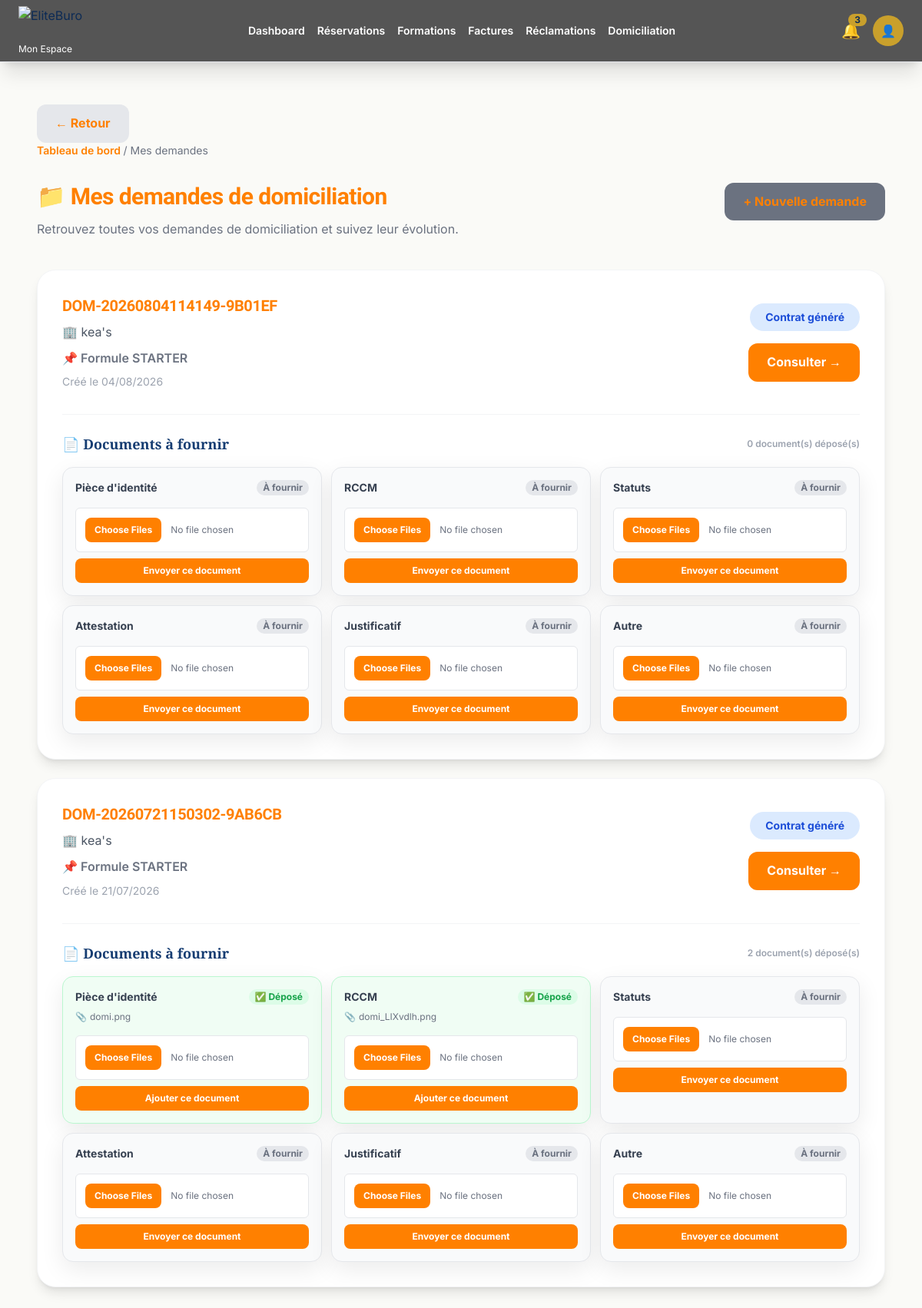
Screenshot of /domiciliation/history/ (signed in) with the database file from the repository.
### domiciliation/models.py (models this page shows, shortened)
class DomiciliationRequest(models.Model):
    class Status(models.TextChoices):
        BROUILLON = "Brouillon", "Brouillon"
        EN_ATTENTE = "En attente", "En attente"
        DOCUMENTS_REÇUS = "Documents reçus", "Documents reçus"
        EN_VÉRIFICATION = "En vérification", "En vérification"
        CONTRAT_GÉNÉRÉ = "Contrat généré", "Contrat généré"
        CONTRAT_ENVOYÉ = "Contrat envoyé", "Contrat envoyé"
        SIGNATURE_EN_ATTENTE = "Signature en attente", "Signature en attente"
        PAIEMENT_EN_ATTENTE = "Paiement en attente", "Paiement en attente"
        ACTIVE = "Active", "Active"
        REFUSÉE = "Refusée", "Refusée"
        EXPIRÉE = "Expirée", "Expirée"
        RÉSILIÉE = "Résiliée", "Résiliée"
    class Meta:
        verbose_name = "Demande de domiciliation"
        verbose_name_plural = "Demandes de domiciliation"
        indexes = [
            models.Index(fields=["statut"]),
            models.Index(fields=["date_fin"]),
            models.Index(fields=["entreprise"]),
            models.Index(fields=["utilisateur"]),
        ]
        ordering = ["-date_creation"]
    class TypeDemande(models.TextChoices):
        DOMICILIATION = "DOMICILIATION", "Domiciliation simple"
        ENTREPRISE_INDIVIDUELLE = "EI", "Entreprise Individuelle"
        SARL = "SARL", "SARL"
        SARLU = "SARLU", "SARLU"
        SAS = "SAS", "SAS"
        SASU = "SASU", "SASU"
        ONG = "ONG", "ONG"
        STARTUP = "STARTUP", "Startup"
        SCI = "SCI", "SCI"
        ASSOCIATION = "ASSOCIATION", "Association"
        FONDATION = "FONDATION", "Fondation"
        SCOOP = "SCOOP", "SCOOP"
    type_demande = models.CharField(
        max_length=50,
        choices=TypeDemande.choices,
        default=TypeDemande.DOMICILIATION
    )
    id = models.UUIDField(primary_key=True, default=uuid.uuid4, editable=False)
    utilisateur = models.ForeignKey(
        settings.AUTH_USER_MODEL,
        on_delete=models.CASCADE,
        related_name="domiciliation_requests",
    )
    entreprise = models.ForeignKey(
        "accounts.Company",
        on_delete=models.CASCADE,
        related_name="domiciliation_requests",
        help_text="Entreprise concernée par la domiciliation",
    )
    formule = models.ForeignKey(
        DomiciliationPlan,
        on_delete=models.PROTECT,
        related_name="domiciliation_requests",
    )
    numero_demande = models.CharField(max_length=60, unique=True, db_index=True)
    statut = models.CharField(max_length=64, choices=Status.choices, default=Status.BROUILLON)
    date_debut = models.DateField(null=True, blank=True)
    date_fin = models.DateField(null=True, blank=True)
    adresse_domiciliation = models.TextField()
    observations = models.TextField(blank=True)
    date_creation = models.DateTimeField(auto_now_add=True, db_index=True)
    derniere_modification = models.DateTimeField(auto_now=True)

class DomiciliationPlan(models.Model):
    class Meta:
        verbose_name = "Formule de domiciliation"
        verbose_name_plural = "Formules de domiciliation"
        ordering = ["ordre"]
        indexes = [
            models.Index(fields=["slug"]),
            models.Index(fields=["actif"]),
        ]
    nom = models.CharField(max_length=200)
    slug = models.SlugField(max_length=220, unique=True)
    description = models.TextField()
    prix = models.DecimalField(
        max_digits=12,
        decimal_places=2,
        validators=[MinValueValidator(0)],
    )
    durée = models.PositiveIntegerField(help_text="Durée en mois")
    avantages = models.TextField(help_text="Liste des avantages, séparés par des retours à la ligne")
    actif = models.BooleanField(default=True)
    ordre = models.PositiveIntegerField(default=0, db_index=True, help_text="Ordre d’affichage")

class DomiciliationDocument(models.Model):
    class Type(models.TextChoices):
        PIECE_IDENTITE = "Pièce d'identité", "Pièce d'identité"
        RCCM = "RCCM", "RCCM"
        STATUTS = "Statuts", "Statuts"
        ATTESTATION = "Attestation", "Attestation"
        JUSTIFICATIF = "Justificatif", "Justificatif"
        AUTRE = "Autre", "Autre"
    class Meta:
        verbose_name = "Document de domiciliation"
        verbose_name_plural = "Documents de domiciliation"
        indexes = [
            models.Index(fields=["demande"]),
            models.Index(fields=["type"]),
            models.Index(fields=["validé"]),
        ]
        constraints = [
            models.UniqueConstraint(fields=["demande", "type"], name="uniq_document_type_per_request"),
        ]
    id = models.UUIDField(primary_key=True, default=uuid.uuid4, editable=False)
    demande = models.ForeignKey(
        DomiciliationRequest,
        on_delete=models.CASCADE,
        related_name="documents",
    )
    type = models.CharField(max_length=64, choices=Type.choices)
    fichier = models.FileField(upload_to="domiciliation/documents/%Y/%m/%d/", max_length=500)
    validé = models.BooleanField(default=False, db_index=True)
    commentaire = models.TextField(blank=True)
    created_at = models.DateTimeField(auto_now_add=True)

### accounts/models.py (models this page shows, shortened)
class Company(models.Model):
    id = models.UUIDField(
        primary_key=True,
        default=uuid.uuid4,
        editable=False
    )
    owner = models.ForeignKey(
        settings.AUTH_USER_MODEL,
        on_delete=models.CASCADE,
        related_name="companies"
    )
    company_name = models.CharField(
        max_length=255
    )
    legal_form = models.CharField(
        max_length=100,
        blank=True
    )
    registration_number = models.CharField(
        max_length=100,
        blank=True
    )
    tax_number = models.CharField(
        max_length=100,
        blank=True
    )
    phone = models.CharField(
        max_length=20,
        blank=True
    )
    email = models.EmailField(
        blank=True
    )
    website = models.URLField(
        blank=True
    )
    description = models.TextField(
        blank=True
    )
    logo = models.ImageField(
        upload_to="companies/logo/",
        blank=True,
        null=True
    )
    created_at = models.DateTimeField(auto_now_add=True)
    updated_at = models.DateTimeField(auto_now=True)
    class Meta:
        ordering = ["company_name"]

### domiciliation/views.py (the view)
# urls.py: path("history/", views.history_list, name="history_list"),
@login_required
def history_list(request: HttpRequest) -> HttpResponse:
    demandes = (
        DomiciliationRequest.objects.filter(utilisateur=request.user)
        .select_related("entreprise", "formule")
        .prefetch_related("documents")
        .order_by("-date_creation")
    )
    document_types = DomiciliationDocument.Type.choices
    return render(
        request,
        "domiciliation/history.html",
        {
            "demandes": demandes,
            "document_types": document_types,
        },
    )

### templates/domiciliation/history.html (shortened to what this page needs)
{% extends 'dashboard/base_member.html' %}
{% load static %}
{% load dashboard_filters %}
{% block content %}
<link rel="stylesheet" href="{% static 'css/domiciliation.css' %}">
<link rel="stylesheet" href="{% static 'css/member.css' %}">
<div class="max-w-7xl mx-auto px-6 py-10">
    <a href="javascript:history.back()"
       class="inline-flex items-center gap-2 rounded-xl bg-gray-200 px-6 py-3 font-bold text-[#FF8000] hover:bg-gray-300 transition">
        ← Retour
    </a>
    <div class="mb-8 text-sm text-gray-500">
        <a href="{% url 'accounts:dashboard' %}"
           class="text-[#FF8000] font-semibold hover:underline">
            Tableau de bord
        </a>
        /
        Mes demandes
    </div>
    <div class="mb-10 flex flex-col sm:flex-row sm:items-center sm:justify-between gap-4">
        <div>
            <h1 class="text-3xl font-black text-[#FF8000]">
                📁 Mes demandes de domiciliation
            </h1>
            <p class="mt-3 text-gray-500">
                Retrouvez toutes vos demandes de domiciliation et suivez leur évolution.
            </p>
        </div>
        <a href="{% url 'domiciliation:new_request' %}"
           class="inline-flex items-center gap-2 rounded-xl bg-[#6B7280] px-6 py-3 font-bold text-[#FF8000] hover:scale-105 transition self-start">
            + Nouvelle demande
        </a>
    </div>
    {% if demandes %}
        <div class="space-y-6">
            {% for demande in demandes %}
            <div class="bg-white rounded-3xl shadow-lg border border-gray-100 p-8
                        flex flex-col
                        gap-6
                        hover:shadow-xl
                        transition">
                <div class="flex flex-col md:flex-row md:items-center md:justify-between gap-6">
                <div>
                    <h3 class="text-xl font-bold text-[#FF8000]">
                        {{ demande.numero_demande }}
                    </h3>
                    <p class="mt-2 text-gray-600">
                        🏢 {{ demande.entreprise.company_name }}
                    </p>
                    <p class="mt-2 text-[#6B7280] font-semibold">
                        📌 {{ demande.formule.nom }}
                    </p>
                    <p class="mt-2 text-sm text-gray-400">
                        Créé le
                        {{ demande.date_creation|date:"d/m/Y" }}
                    </p>
                </div>
                <div class="flex flex-col items-start lg:items-end gap-4">
<span class="
                        px-5 py-2
                        rounded-full
                        text-sm
                        font-bold
                        {% if demande.statut == 'Brouillon' %}
                            bg-gray-100 text-gray-700
                        {% elif demande.statut == 'En attente' %}
                            bg-yellow-100 text-yellow-700
                        {% elif demande.statut == 'Active' %}
                            bg-green-100 text-green-700
                        {% elif demande.statut == 'Refusée' %}
                            bg-red-100 text-red-700
                        {% else %}
                            bg-blue-100 text-blue-700
                        {% endif %}
                    ">
                        {{ demande.statut }}
                    </span>
<a href="{% url 'domiciliation:request_detail' uuid=demande.id %}"
                       class="inline-flex items-center
                              rounded-xl
                              bg-[#FF8000]
                              px-6 py-3
                              text-white
                              font-bold
                              hover:bg-[#163d72]
                              transition">
                        Consulter →
                    </a>
                </div>
                </div>
                <div class="border-t border-gray-100 pt-6 mt-2">
                    <div class="flex items-center justify-between flex-wrap gap-3 mb-4">
                        <h4 class="text-lg font-bold text-[#163d72]">
                            📄 Documents à fournir
                        </h4>
                        <span class="text-xs font-semibold text-gray-400">
                            {{ demande.documents.all|length }} document(s) déposé(s)
                        </span>
                    </div>
                    <div class="grid sm:grid-cols-2 lg:grid-cols-3 gap-3">
                        {% for type_value, type_label in document_types %}
                        {% with docs=demande.documents.all|of_type:type_value %}
                        <div class="rounded-2xl border p-4 flex flex-col gap-2
                                    {% if docs %}border-green-200 bg-green-50{% else %}border-gray-200 bg-gray-50{% endif %}">
                            <div class="flex items-center justify-between gap-2">
                                <span class="text-sm font-bold text-gray-700">{{ type_label }}</span>
                                {% if docs %}
                                <span class="text-xs font-bold text-green-600 bg-green-100 rounded-full px-2 py-0.5">
                                    ✅ Déposé
                                </span>
                                {% else %}
                                <span class="text-xs font-bold text-gray-500 bg-gray-200 rounded-full px-2 py-0.5">
                                    À fournir
                                </span>
                                {% endif %}
                            </div>
                            {% if docs %}
                            <ul class="text-xs text-gray-500 space-y-1">
                                {% for d in docs %}
                                <li class="flex items-center gap-1">
                                    <span>📎</span>
                                    <span class="truncate">{{ d.fichier|filename }}</span>
                                </li>
                                {% endfor %}
                            </ul>
                            {% endif %}
                            <form method="POST"
                                  action="{% url 'domiciliation:documents' uuid=demande.id %}"
                                  enctype="multipart/form-data"
                                  class="mt-2 flex flex-col gap-2">
                                <input type="file"
                                       name="fichiers"
                                       multiple
                                       required
                                       class="block w-full text-xs text-gray-500 file:mr-3 file:rounded-lg file:border-0 file:bg-[#FF8000] file:px-3 file:py-2 file:text-xs file:font-bold file:text-white hover:file:bg-[#163d72]">
                                <button type="submit"
                                        class="rounded-lg bg-[#FF8000] px-3 py-2 text-xs font-bold text-white hover:bg-[#163d72] transition">
                                    {{ docs|yesno:"Ajouter,Envoyer" }} ce document
                                </button>
                            </form>
                        </div>
                        {% endwith %}
                        {% endfor %}
                    </div>
                </div>
            </div>
            {% endfor %}
        </div>
    {% endif %}
</div>
{% endblock %}

### rows the page displays
DomiciliationRequest: numero_demande "DOM-20260804114149-9B01EF", entreprise.company_name "kea's", formule.nom "Formule STARTER", date_creation "04/08/2026", statut "Contrat généré", documents.all|length "0", document_types "Pièce d'identité" "RCCM" "Statuts" "Attestation" "Justificatif" "Autre", documents "Envoyer" "Envoyer" "Envoyer" "Envoyer" "Envoyer" "Envoyer"
DomiciliationRequest: numero_demande "DOM-20260721150302-9AB6CB", entreprise.company_name "kea's", formule.nom "Formule STARTER", date_creation "21/07/2026", statut "Contrat généré", documents.all|length "2", document_types "Pièce d'identité" "RCCM" "Statuts" "Attestation" "Justificatif" "Autre", documents "Ajouter" "Ajouter" "Envoyer" "Envoyer" "Envoyer" "Envoyer"
DomiciliationDocument: fichier|filename "domi.png"
DomiciliationDocument: fichier|filename "domi_LIXvdlh.png"
